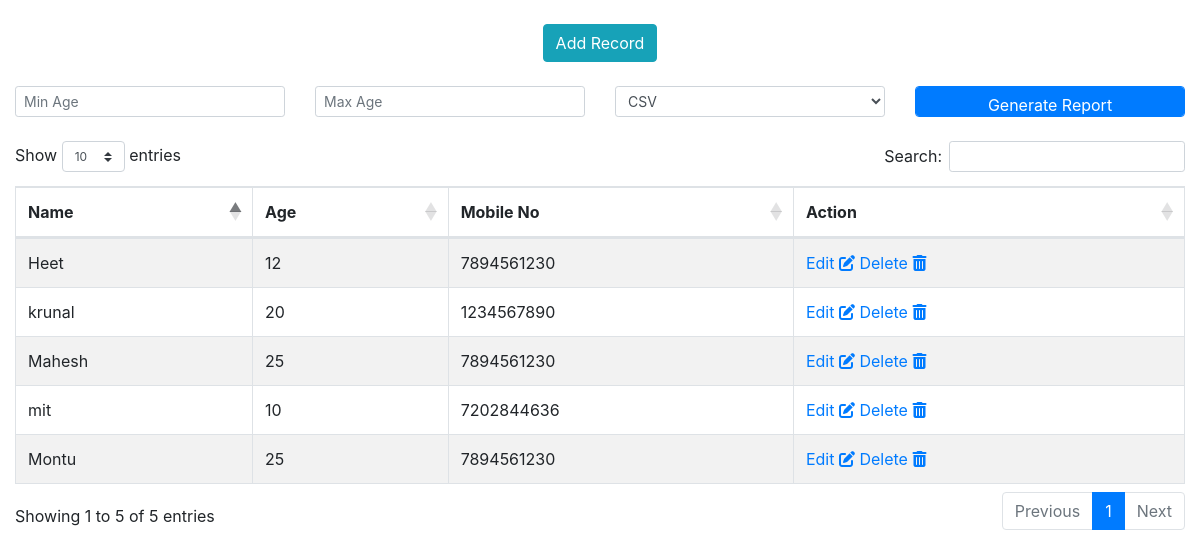
The page / on the database its author committed.
### app/models.py (models this page shows, shortened)
class Customer(models.Model):
  def age_check(value):
    if value > 0:
      return value
    else:
      raise ValidationError("Age is Not Negative !")
  name = models.CharField(max_length=200, unique=True)
  age = models.IntegerField(validators=[age_check])
  mobile_num_regex = RegexValidator(regex="^[0-9]{10,15}$", message="Entered mobile number isn't in a right format!")
  mobile_no = models.CharField(validators=[mobile_num_regex], max_length=10)
  class Meta:
    verbose_name = "Customer"
    verbose_name_plural = "Customers"
    ordering = ['name']

### app/views.py (the view)
# urls.py: path('', views.home, name = "Home"),
def home(request):
    data = Customer.objects.all()
    return  render(request, "datatable.html", {"data" : data})

### app/templates/datatable.html (shortened to what this page needs)
<!DOCTYPE html>
<html lang="en">
<head>
    <link rel="stylesheet" href=" https://cdnjs.cloudflare.com/ajax/libs/twitter-bootstrap/4.1.3/css/bootstrap.css">
    <link rel="stylesheet" href="https://cdn.datatables.net/1.10.21/css/dataTables.bootstrap4.min.css">
</head>
<body>
<div class="container-fluid">
    <br>
    <center><a href="/customer/create/" class="btn btn-info" role="button">Add Record</a></center>
    <br>
        <form method="get" action ="{% url 'Report' %} ">
    <div class="row">
    <div class="col">
      <input type="number" class="form-control form-control-sm" id="email" placeholder="Min Age" name="minage">
    </div>
    <div class="col">
      <input type="number" class="form-control form-control-sm" placeholder="Max Age" name="maxage">
    </div>
          <div class="col">
              <select class="form-control form-control-sm" id="exampleFormControlSelect1" name="filetype">
                  <option value="csv">CSV</option>
              </select>
          </div>
      <div class="col">
           <button type="submit" class="btn btn-primary form-control form-control-sm">Generate Report</button>
      </div>
  </div>
</form>
    <br>
<table id="example" class="table table-striped table-bordered" style="width:100%">
        <thead>
            <tr>
                <th>Name</th>
                <th>Age</th>
                <th>Mobile No</th>
                <th>Action</th>
            </tr>
        </thead>
        <tbody>
            {% for i in data %}
             <tr>
                <td>{{i.name}}</td>
                <td>{{i.age}}</td>
                <td>{{i.mobile_no}}</td>
                 <td>
                   <a style='font-size:16px'  href="/customer/update/{{i.id}}">Edit <i class='fas fa-edit'></i></a>
                     <a style='font-size:16px'  href="/customer/delete/{{i.id}}">Delete <i class='fas fa-trash-alt'></i></a>
                </td>
            </tr>
           {% endfor %}
        </tbody>
    </table>
    </div>
</body>
</html>

### rows shown on the page
Customer: name "Heet", age "12", mobile_no "7894561230"
Customer: name "Mahesh", age "25", mobile_no "7894561230"
Customer: name "Montu", age "25", mobile_no "7894561230"
Customer: name "krunal", age "20", mobile_no "1234567890"
Customer: name "mit", age "10", mobile_no "7202844636"
